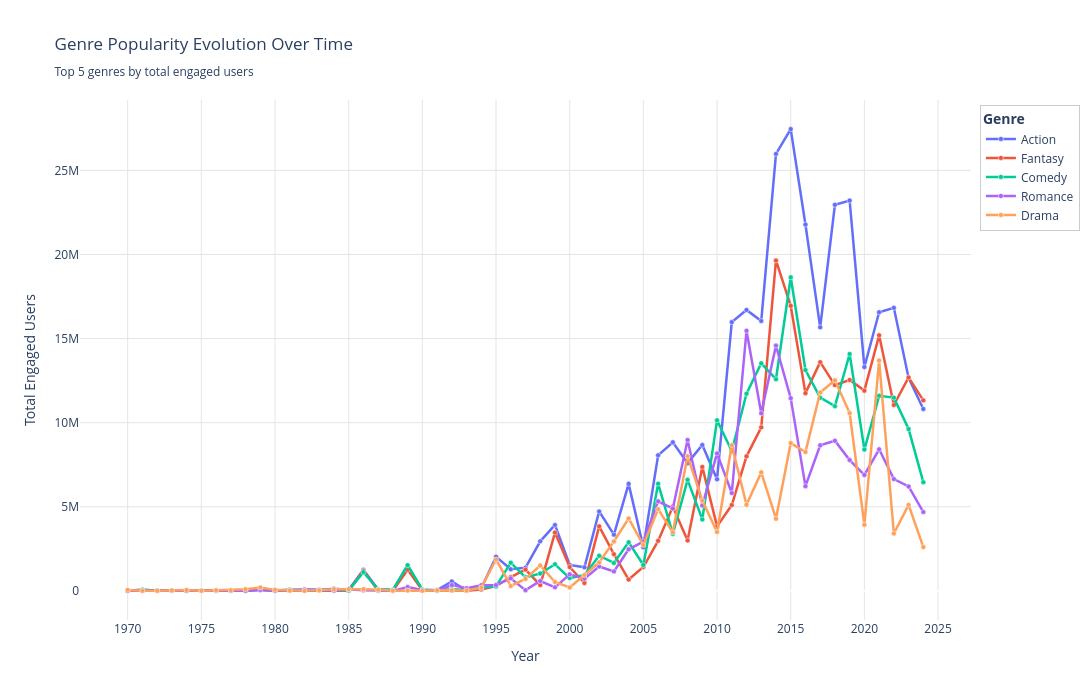

Notebook cell for this chart:
### Markdown cell above
### **Mass Appeal vs. Deep Engagement**

These two charts reveal a critical distinction: **what people watch vs. what they love**.

**Action** is the undisputed king—dominating both charts. It's the safest bet for producers and the most universally appealing genre.

But the real story is in the **ranking shifts**:

- **Drama (#5 → #2):** The genre with the highest "conversion rate" from viewers to fans.  
  Drama attracts fewer people, but those who watch it are FAR more likely to favorite it.  
  This suggests **deeper emotional engagement**—Drama viewers don't just watch, they connect.

- **Comedy (#3 → #5):** Widely watched but less "favorite-worthy."  
  Comedy is consumed casually—people enjoy it in the moment but don't develop lasting attachments.

- **Mystery (drops out entirely):** Attracts curious viewers but fails to convert them into fans.  
  Mystery anime may be watched once for the puzzle, but rarely inspire rewatches or deep fandom.

- **Award Winning (enters at #10):** Not in the top viewership, but makes the "liked" list.  
  This is the **prestige genre**—small but passionate audiences who deeply appreciate quality.

**Takeaway:**  
If you're a producer chasing **viewership numbers**, go for Action or Comedy.  
If you're chasing **lasting fandom and merchandise sales**, Drama is your secret weapon.

The genres people watch most aren't always the ones they love most.

### Code cell
fig = gu.genre_evolution_over_time(top_n=5, year_range=(1970, 2024))
fig.show()

### Figure 1 — Plotly figure (JSON) as saved in the notebook; plotly's stock layout.template omitted (floating-point values rounded to 4 significant figures)
{"data": [{"customdata": [[0], [3], [4], [6], [6], [6], [9], [9], [6], [8], [9], [8], [10], [13], [17], [4], [6], [7], [8], [10], [8], [8], [7], [4], [9], [13], [11], [18], [31], [35], [21], [33], [35], [43], [48], [35], [53], [48], [51], [42], [35], [55], [61], [66], [76], [77], [80], [68], [96], [73], [55], [79], [77], [99], [101]], "hovertemplate": "<b>Action</b><br>Year: %{x}<br>Total Engaged Users: %{y:,.0f}<br>Anime Count: %{customdata[0]:,}<br><extra></extra>", "line": {"color": "#636EFA", "width": 2.5}, "marker": {"line": {"color": "white", "width": 0.5}, "size": 5}, "mode": "lines+markers", "name": "Action", "type": "scatter", "x": [1970, 1971, 1972, 1973, 1974, 1975, 1976, 1977, 1978, 1979, 1980, 1981, 1982, 1983, 1984, 1985, 1986, 1987, 1988, 1989, 1990, 1991, 1992, 1993, 1994, 1995, 1996, 1997, 1998, 1999, 2000, 2001, 2002, 2003, 2004, 2005, 2006, 2007, 2008, 2009, 2010, 2011, 2012, 2013, 2014, 2015, 2016, 2017, 2018, 2019, 2020, 2021, 2022, 2023, 2024], "y": [0.0, 59530.0, 25290.0, 28380.0, 29170.0, 21580.0, 10330.0, 44580.0, 36620.0, 122500.0, 32640.0, 16650.0, 92350.0, 58730.0, 133400.0, 73030.0, 1254000.0, 76420.0, 40870.0, 1510000.0, 23710.0, 45970.0, 560200.0, 25480.0, 157200.0, 2032000.0, 1283000.0, 1380000.0, 2948000.0, 3920000.0, 1542000.0, 1403000.0, 4723000.0, 3344000.0, 6363000.0, 2592000.0, 8063000.0, 8836000.0, 7595000.0, 8675000.0, 6638000.0, 15980000.0, 16700000.0, 16040000.0, 25980000.0, 27450000.0, 21780000.0, 15670000.0, 22950000.0, 23210000.0, 13310000.0, 16570000.0, 16830000.0, 12660000.0, 10820000.0]}, {"customdata": [[1], [1], [3], [4], [2], [2], [3], [1], [1], [3], [4], [2], [2], [7], [5], [1], [7], [6], [7], [13], [8], [6], [10], [8], [10], [18], [9], [13], [18], [23], [13], [21], [22], [28], [22], [30], [38], [43], [29], [35], [23], [28], [38], [55], [51], [46], [53], [65], [63], [62], [63], [66], [66], [104], [105]], "hovertemplate": "<b>Fantasy</b><br>Year: %{x}<br>Total Engaged Users: %{y:,.0f}<br>Anime Count: %{customdata[0]:,}<br><extra></extra>", "line": {"color": "#EF553B", "width": 2.5}, "marker": {"line": {"color": "white", "width": 0.5}, "size": 5}, "mode": "lines+markers", "name": "Fantasy", "type": "scatter", "x": [1970, 1971, 1972, 1973, 1974, 1975, 1976, 1977, 1978, 1979, 1980, 1981, 1982, 1983, 1984, 1985, 1986, 1987, 1988, 1989, 1990, 1991, 1992, 1993, 1994, 1995, 1996, 1997, 1998, 1999, 2000, 2001, 2002, 2003, 2004, 2005, 2006, 2007, 2008, 2009, 2010, 2011, 2012, 2013, 2014, 2015, 2016, 2017, 2018, 2019, 2020, 2021, 2022, 2023, 2024], "y": [1484.0, 1009.0, 6032.0, 23940.0, 3205.0, 9323.0, 3373.0, 892.0, 383.0, 63420.0, 10160.0, 3954.0, 11300.0, 20990.0, 8381.0, 1183.0, 1206000.0, 7616.0, 9106.0, 1258000.0, 36570.0, 28800.0, 15920.0, 10220.0, 86740.0, 290200.0, 821800.0, 1268000.0, 344400.0, 3468000.0, 1416000.0, 468900.0, 3836000.0, 2183000.0, 676000.0, 1419000.0, 2973000.0, 5008000.0, 3001000.0, 7372000.0, 3833000.0, 5101000.0, 7999000.0, 9721000.0, 19650000.0, 16950000.0, 11760000.0, 13600000.0, 12240000.0, 12540000.0, 11910000.0, 15190000.0, 11050000.0, 12690000.0, 11330000.0]}, {"customdata": [[8], [8], [3], [6], [9], [5], [4], [6], [2], [4], [12], [10], [13], [12], [16], [8], [10], [13], [18], [24], [17], [18], [18], [9], [16], [18], [24], [27], [40], [53], [30], [45], [42], [54], [62], [50], [93], [59], [77], [62], [69], [91], [73], [95], [100], [113], [110], [103], [107], [87], [80], [80], [89], [94], [93]], "hovertemplate": "<b>Comedy</b><br>Year: %{x}<br>Total Engaged Users: %{y:,.0f}<br>Anime Count: %{customdata[0]:,}<br><extra></extra>", "line": {"color": "#00CC96", "width": 2.5}, "marker": {"line": {"color": "white", "width": 0.5}, "size": 5}, "mode": "lines+markers", "name": "Comedy", "type": "scatter", "x": [1970, 1971, 1972, 1973, 1974, 1975, 1976, 1977, 1978, 1979, 1980, 1981, 1982, 1983, 1984, 1985, 1986, 1987, 1988, 1989, 1990, 1991, 1992, 1993, 1994, 1995, 1996, 1997, 1998, 1999, 2000, 2001, 2002, 2003, 2004, 2005, 2006, 2007, 2008, 2009, 2010, 2011, 2012, 2013, 2014, 2015, 2016, 2017, 2018, 2019, 2020, 2021, 2022, 2023, 2024], "y": [6967.0, 62540.0, 2269.0, 24540.0, 13970.0, 16220.0, 2280.0, 31860.0, 1649.0, 66250.0, 12960.0, 82410.0, 27400.0, 61880.0, 34640.0, 27400.0, 1116000.0, 89590.0, 60870.0, 1529000.0, 80940.0, 39300.0, 100900.0, 51110.0, 184600.0, 264700.0, 1679000.0, 803700.0, 1032000.0, 1582000.0, 758900.0, 941000.0, 2090000.0, 1659000.0, 2890000.0, 1541000.0, 6376000.0, 3385000.0, 6601000.0, 4250000.0, 10140000.0, 8319000.0, 11720000.0, 13530000.0, 12590000.0, 18640000.0, 13130000.0, 11490000.0, 10980000.0, 14090000.0, 8402000.0, 11600000.0, 11490000.0, 9621000.0, 6462000.0]}, {"customdata": [[1], [0], [1], [1], [0], [1], [1], [0], [3], [2], [2], [2], [4], [8], [4], [5], [5], [3], [1], [2], [3], [2], [4], [3], [11], [11], [9], [4], [12], [19], [6], [12], [22], [21], [27], [35], [48], [32], [36], [32], [29], [25], [37], [34], [36], [31], [27], [27], [30], [25], [18], [24], [25], [47], [49]], "hovertemplate": "<b>Romance</b><br>Year: %{x}<br>Total Engaged Users: %{y:,.0f}<br>Anime Count: %{customdata[0]:,}<br><extra></extra>", "line": {"color": "#AB63FA", "width": 2.5}, "marker": {"line": {"color": "white", "width": 0.5}, "size": 5}, "mode": "lines+markers", "name": "Romance", "type": "scatter", "x": [1970, 1971, 1972, 1973, 1974, 1975, 1976, 1977, 1978, 1979, 1980, 1981, 1982, 1983, 1984, 1985, 1986, 1987, 1988, 1989, 1990, 1991, 1992, 1993, 1994, 1995, 1996, 1997, 1998, 1999, 2000, 2001, 2002, 2003, 2004, 2005, 2006, 2007, 2008, 2009, 2010, 2011, 2012, 2013, 2014, 2015, 2016, 2017, 2018, 2019, 2020, 2021, 2022, 2023, 2024], "y": [1484.0, 0.0, 544.0, 7364.0, 0.0, 6614.0, 25730.0, 0.0, 9933.0, 56250.0, 1950.0, 50410.0, 72530.0, 54080.0, 19380.0, 92190.0, 43770.0, 31500.0, 979.0, 224600.0, 55860.0, 7362.0, 344700.0, 161300.0, 338100.0, 349500.0, 743900.0, 43840.0, 586300.0, 210400.0, 986400.0, 730000.0, 1451000.0, 1156000.0, 2471000.0, 2933000.0, 5323000.0, 4896000.0, 8976000.0, 5077000.0, 8175000.0, 5820000.0, 15470000.0, 10560000.0, 14580000.0, 11460000.0, 6227000.0, 8656000.0, 8926000.0, 7778000.0, 6897000.0, 8417000.0, 6646000.0, 6206000.0, 4685000.0]}, {"customdata": [[3], [2], [0], [2], [3], [3], [4], [8], [12], [11], [6], [7], [2], [5], [6], [4], [6], [6], [3], [5], [3], [5], [7], [2], [5], [9], [9], [4], [22], [17], [11], [18], [24], [32], [46], [39], [46], [38], [32], [25], [11], [23], [21], [17], [15], [26], [28], [38], [43], [27], [21], [40], [18], [29], [29]], "hovertemplate": "<b>Drama</b><br>Year: %{x}<br>Total Engaged Users: %{y:,.0f}<br>Anime Count: %{customdata[0]:,}<br><extra></extra>", "line": {"color": "#FFA15A", "width": 2.5}, "marker": {"line": {"color": "white", "width": 0.5}, "size": 5}, "mode": "lines+markers", "name": "Drama", "type": "scatter", "x": [1970, 1971, 1972, 1973, 1974, 1975, 1976, 1977, 1978, 1979, 1980, 1981, 1982, 1983, 1984, 1985, 1986, 1987, 1988, 1989, 1990, 1991, 1992, 1993, 1994, 1995, 1996, 1997, 1998, 1999, 2000, 2001, 2002, 2003, 2004, 2005, 2006, 2007, 2008, 2009, 2010, 2011, 2012, 2013, 2014, 2015, 2016, 2017, 2018, 2019, 2020, 2021, 2022, 2023, 2024], "y": [59310.0, 2406.0, 0.0, 20340.0, 48460.0, 6769.0, 36020.0, 30230.0, 101900.0, 203900.0, 59680.0, 21280.0, 5432.0, 32060.0, 99210.0, 105500.0, 99100.0, 62120.0, 12590.0, 22650.0, 3524.0, 33990.0, 24750.0, 25040.0, 189900.0, 1872000.0, 291600.0, 710100.0, 1510000.0, 527600.0, 200500.0, 937300.0, 1691000.0, 2941000.0, 4304000.0, 2726000.0, 4859000.0, 3480000.0, 8010000.0, 5369000.0, 3498000.0, 8662000.0, 5123000.0, 7046000.0, 4292000.0, 8789000.0, 8258000.0, 11800000.0, 12520000.0, 10570000.0, 3931000.0, 13690000.0, 3412000.0, 5113000.0, 2603000.0]}], "layout": {"font": {"size": 12}, "height": 700, "hovermode": "x unified", "legend": {"bgcolor": "rgba(255,255,255,0.95)", "bordercolor": "#CCCCCC", "borderwidth": 1, "orientation": "v", "title": {"text": "<b>Genre</b>"}, "x": 1.01, "xanchor": "left", "y": 0.99, "yanchor": "top"}, "plot_bgcolor": "white", "title": {"text": "Genre Popularity Evolution Over Time<br><sub>Top 5 genres by total engaged users"}, "width": 1400, "xaxis": {"dtick": 5, "gridcolor": "#E5E5E5", "showgrid": true, "title": {"text": "Year"}}, "yaxis": {"gridcolor": "#E5E5E5", "showgrid": true, "title": {"text": "Total Engaged Users"}}}}
